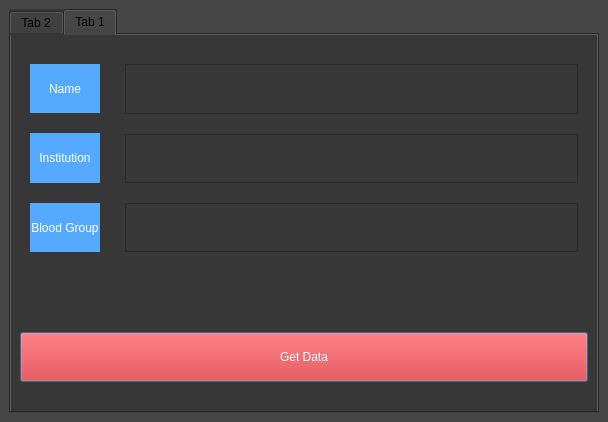
<?xml version="1.0" encoding="UTF-8"?>
<ui version="4.0">
 <class>MainWindow</class>
 <widget class="QMainWindow" name="MainWindow">
  <property name="geometry">
   <rect>
    <x>0</x>
    <y>0</y>
    <width>608</width>
    <height>422</height>
   </rect>
  </property>
  <property name="minimumSize">
   <size>
    <width>602</width>
    <height>422</height>
   </size>
  </property>
  <property name="windowTitle">
   <string>MainWindow</string>
  </property>
  <property name="styleSheet">
   <string notr="true">background-color: rgb(70, 70, 70);</string>
  </property>
  <widget class="QWidget" name="centralwidget">
   <layout class="QVBoxLayout" name="verticalLayout">
    <item>
     <widget class="QTabWidget" name="tabWidget">
      <property name="minimumSize">
       <size>
        <width>510</width>
        <height>320</height>
       </size>
      </property>
      <property name="styleSheet">
       <string notr="true">background-color: rgb(55, 55, 55);</string>
      </property>
      <property name="currentIndex">
       <number>1</number>
      </property>
      <property name="tabsClosable">
       <bool>false</bool>
      </property>
      <property name="movable">
       <bool>true</bool>
      </property>
      <property name="tabBarAutoHide">
       <bool>true</bool>
      </property>
      <widget class="QWidget" name="tab_2">
       <attribute name="title">
        <string>Tab 2</string>
       </attribute>
       <widget class="QFrame" name="output">
        <property name="geometry">
         <rect>
          <x>30</x>
          <y>20</y>
          <width>521</width>
          <height>331</height>
         </rect>
        </property>
        <property name="styleSheet">
         <string notr="true">background-color: rgb(85, 170, 255);</string>
        </property>
        <property name="frameShape">
         <enum>QFrame::StyledPanel</enum>
        </property>
        <property name="frameShadow">
         <enum>QFrame::Raised</enum>
        </property>
       </widget>
      </widget>
      <widget class="QWidget" name="tab_1">
       <attribute name="title">
        <string>Tab 1</string>
       </attribute>
       <layout class="QHBoxLayout" name="horizontalLayout_2">
        <item>
         <layout class="QVBoxLayout" name="verticalLayout_4" stretch="0,0">
          <property name="spacing">
           <number>80</number>
          </property>
          <property name="sizeConstraint">
           <enum>QLayout::SetDefaultConstraint</enum>
          </property>
          <property name="topMargin">
           <number>20</number>
          </property>
          <property name="bottomMargin">
           <number>20</number>
          </property>
          <item>
           <layout class="QHBoxLayout" name="horizontalLayout">
            <property name="spacing">
             <number>25</number>
            </property>
            <property name="leftMargin">
             <number>10</number>
            </property>
            <property name="bottomMargin">
             <number>0</number>
            </property>
            <item>
             <layout class="QVBoxLayout" name="verticalLayout_3" stretch="0,0,0">
              <property name="spacing">
               <number>20</number>
              </property>
              <item>
               <widget class="QLabel" name="label">
                <property name="sizePolicy">
                 <sizepolicy hsizetype="Fixed" vsizetype="Preferred">
                  <horstretch>0</horstretch>
                  <verstretch>0</verstretch>
                 </sizepolicy>
                </property>
                <property name="minimumSize">
                 <size>
                  <width>70</width>
                  <height>40</height>
                 </size>
                </property>
                <property name="sizeIncrement">
                 <size>
                  <width>5</width>
                  <height>5</height>
                 </size>
                </property>
                <property name="baseSize">
                 <size>
                  <width>5</width>
                  <height>5</height>
                 </size>
                </property>
                <property name="font">
                 <font>
                  <stylestrategy>PreferDefault</stylestrategy>
                 </font>
                </property>
                <property name="cursor">
                 <cursorShape>ArrowCursor</cursorShape>
                </property>
                <property name="styleSheet">
                 <string notr="true">background-color: rgb(85, 170, 255);
color: rgb(255, 255, 255);</string>
                </property>
                <property name="text">
                 <string>Name</string>
                </property>
                <property name="alignment">
                 <set>Qt::AlignCenter</set>
                </property>
               </widget>
              </item>
              <item>
               <widget class="QLabel" name="label_2">
                <property name="sizePolicy">
                 <sizepolicy hsizetype="Fixed" vsizetype="Preferred">
                  <horstretch>0</horstretch>
                  <verstretch>0</verstretch>
                 </sizepolicy>
                </property>
                <property name="minimumSize">
                 <size>
                  <width>70</width>
                  <height>40</height>
                 </size>
                </property>
                <property name="styleSheet">
                 <string notr="true">background-color: rgb(85, 170, 255);
color: rgb(255, 255, 255);</string>
                </property>
                <property name="frameShape">
                 <enum>QFrame::NoFrame</enum>
                </property>
                <property name="lineWidth">
                 <number>2</number>
                </property>
                <property name="midLineWidth">
                 <number>0</number>
                </property>
                <property name="text">
                 <string>Institution</string>
                </property>
                <property name="alignment">
                 <set>Qt::AlignCenter</set>
                </property>
               </widget>
              </item>
              <item>
               <widget class="QLabel" name="label_3">
                <property name="sizePolicy">
                 <sizepolicy hsizetype="Fixed" vsizetype="Preferred">
                  <horstretch>0</horstretch>
                  <verstretch>0</verstretch>
                 </sizepolicy>
                </property>
                <property name="minimumSize">
                 <size>
                  <width>70</width>
                  <height>40</height>
                 </size>
                </property>
                <property name="styleSheet">
                 <string notr="true">background-color: rgb(85, 170, 255);
color: rgb(255, 255, 255);</string>
                </property>
                <property name="text">
                 <string>Blood Group</string>
                </property>
                <property name="alignment">
                 <set>Qt::AlignCenter</set>
                </property>
               </widget>
              </item>
             </layout>
            </item>
            <item>
             <layout class="QVBoxLayout" name="verticalLayout_2">
              <property name="spacing">
               <number>20</number>
              </property>
              <property name="rightMargin">
               <number>10</number>
              </property>
              <item>
               <widget class="QTextBrowser" name="textBrowser">
                <property name="styleSheet">
                 <string notr="true">color: rgb(255, 255, 255);</string>
                </property>
                <property name="readOnly">
                 <bool>false</bool>
                </property>
                <property name="openExternalLinks">
                 <bool>true</bool>
                </property>
               </widget>
              </item>
              <item>
               <widget class="QPlainTextEdit" name="plainTextEdit">
                <property name="font">
                 <font>
                  <pointsize>20</pointsize>
                 </font>
                </property>
                <property name="cursor" stdset="0">
                 <cursorShape>IBeamCursor</cursorShape>
                </property>
                <property name="styleSheet">
                 <string notr="true">color: rgb(255, 255, 255);</string>
                </property>
                <property name="frameShape">
                 <enum>QFrame::StyledPanel</enum>
                </property>
                <property name="frameShadow">
                 <enum>QFrame::Sunken</enum>
                </property>
                <property name="lineWidth">
                 <number>5</number>
                </property>
                <property name="verticalScrollBarPolicy">
                 <enum>Qt::ScrollBarAlwaysOff</enum>
                </property>
                <property name="sizeAdjustPolicy">
                 <enum>QAbstractScrollArea::AdjustToContentsOnFirstShow</enum>
                </property>
                <property name="tabChangesFocus">
                 <bool>false</bool>
                </property>
                <property name="readOnly">
                 <bool>true</bool>
                </property>
                <property name="plainText">
                 <string/>
                </property>
                <property name="overwriteMode">
                 <bool>false</bool>
                </property>
                <property name="backgroundVisible">
                 <bool>false</bool>
                </property>
                <property name="placeholderText">
                 <string comment="Enter your Institute Name" extracomment="Enter your Institute Name"/>
                </property>
               </widget>
              </item>
              <item>
               <widget class="QTextEdit" name="textEdit">
                <property name="font">
                 <font>
                  <pointsize>20</pointsize>
                 </font>
                </property>
                <property name="styleSheet">
                 <string notr="true">color: rgb(255, 255, 255);</string>
                </property>
               </widget>
              </item>
             </layout>
            </item>
           </layout>
          </item>
          <item>
           <widget class="QPushButton" name="pushButton">
            <property name="minimumSize">
             <size>
              <width>549</width>
              <height>50</height>
             </size>
            </property>
            <property name="cursor">
             <cursorShape>PointingHandCursor</cursorShape>
            </property>
            <property name="mouseTracking">
             <bool>false</bool>
            </property>
            <property name="tabletTracking">
             <bool>false</bool>
            </property>
            <property name="layoutDirection">
             <enum>Qt::LeftToRight</enum>
            </property>
            <property name="autoFillBackground">
             <bool>false</bool>
            </property>
            <property name="styleSheet">
             <string notr="true">background-color: rgb(255, 0, 0);
color: rgb(255, 255, 255);</string>
            </property>
            <property name="inputMethodHints">
             <set>Qt::ImhNone</set>
            </property>
            <property name="text">
             <string>Get Data</string>
            </property>
            <property name="shortcut">
             <string/>
            </property>
            <property name="checkable">
             <bool>false</bool>
            </property>
            <property name="autoDefault">
             <bool>false</bool>
            </property>
            <property name="default">
             <bool>true</bool>
            </property>
           </widget>
          </item>
         </layout>
        </item>
       </layout>
      </widget>
     </widget>
    </item>
   </layout>
  </widget>
 </widget>
 <resources/>
 <connections/>
</ui>
